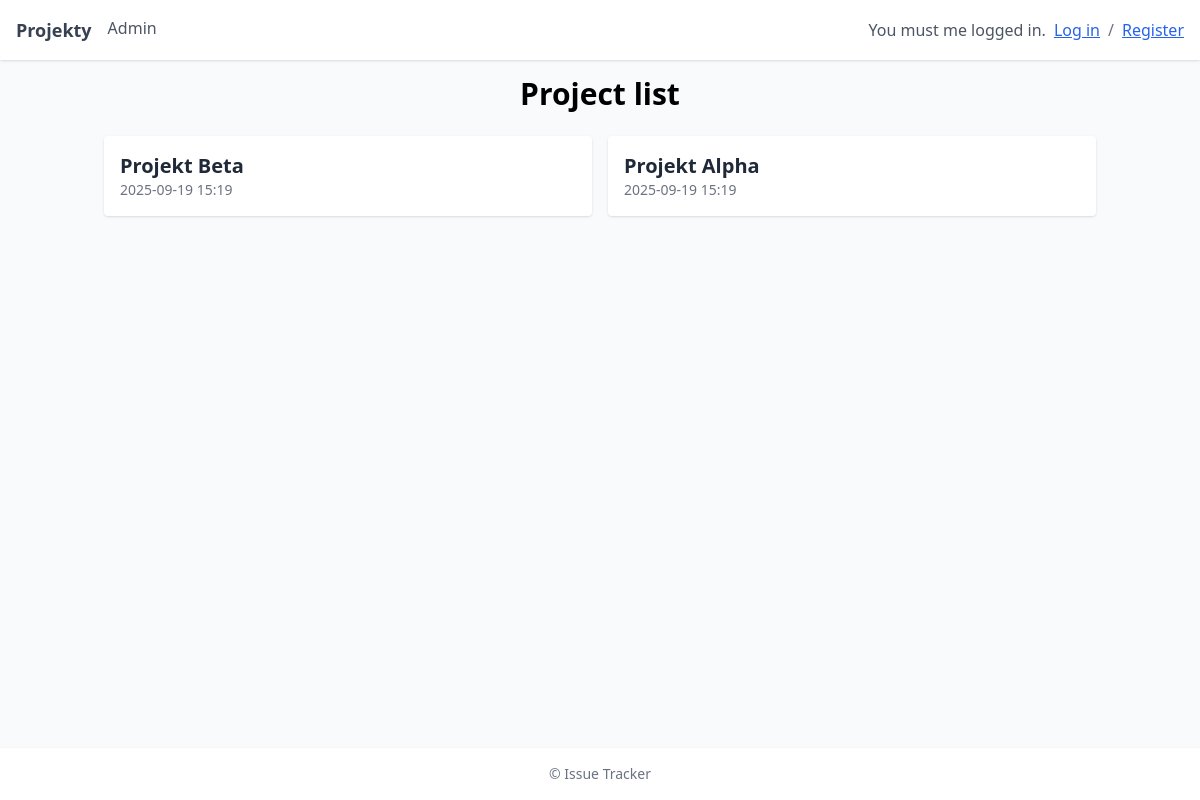
The page / on the database its author committed.
### issues/models.py (models this page shows, shortened)
class Project(models.Model):
    name = models.CharField(max_length=100)
    description = models.TextField(blank=True)
    created_at = models.DateTimeField(auto_now_add=True)

### issues/views.py (the view)
# urls.py: path("", views.project_list, name="project_list"),
def project_list(request):
    projects = Project.objects.all().order_by("-created_at")
    return render(request, "projects/list.html", {"projects": projects})

### templates/projects/list.html (shortened to what this page needs)
{% extends "base.html" %}
{% block content %}
<h1 class="text-3xl font-bold text-center mb-6">Project list</h1>
<div class="grid grid-cols-1 md:grid-cols-2 gap-4">
  {% for project in projects %}
    <a href="{% url 'project_detail' pk=project.pk %}"
       class="block p-4 bg-white rounded shadow hover:bg-blue-50 transition">
      <h2 class="text-xl font-semibold text-gray-800">{{ project.name }}</h2>
      <p class="text-gray-500 text-sm">{{ project.created_at|date:"Y-m-d H:i" }}</p>
    </a>
  {% empty %}
    <p class="text-gray-500 text-center col-span-full">No projects</p>
  {% endfor %}
</div>
{% endblock %}

### rows shown on the page
Project: name "Projekt Beta", created_at "2025-09-19 15:19"
Project: name "Projekt Alpha", created_at "2025-09-19 15:19"
